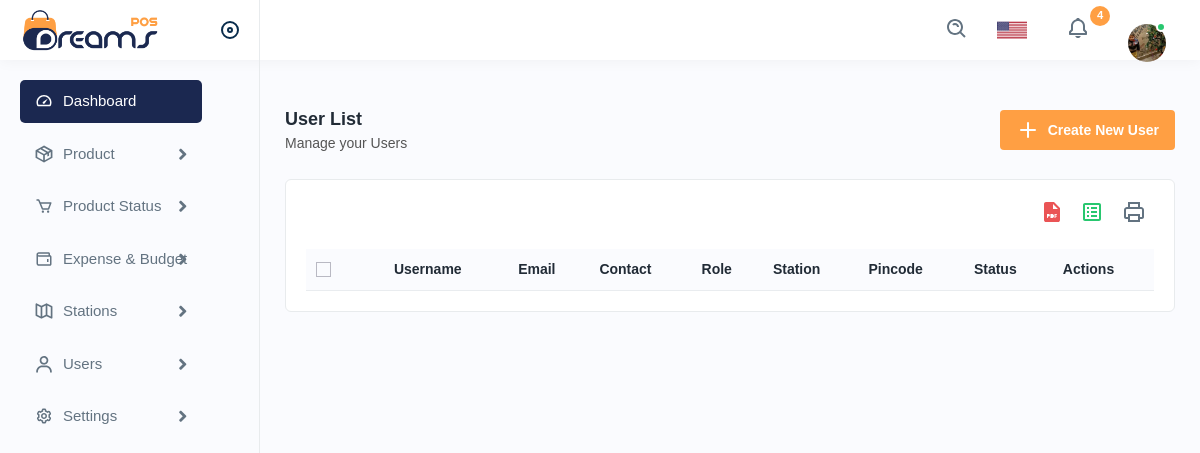
The app's page /userlists, older data.
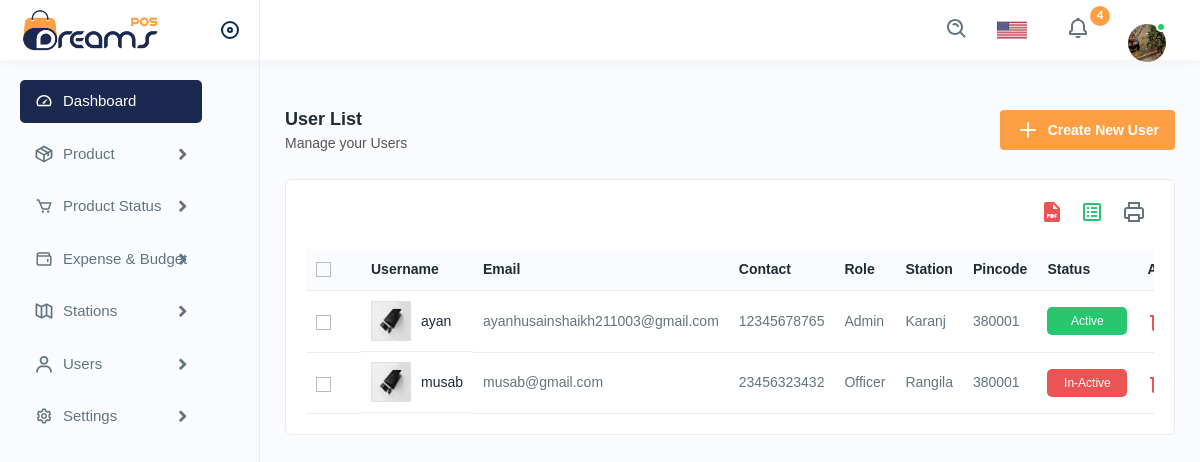
The same page, newer data.
### app/models.py (models this page shows, shortened)
class User(models.Model):
    user_id = models.IntegerField(primary_key=True, unique=True)
    username = models.CharField(max_length=255, unique=True)
    password = models.CharField(max_length=255)
    role = models.ForeignKey(role, null=True, blank=True, on_delete=models.SET_NULL)
    first_name = models.CharField(max_length=255)
    last_name = models.CharField(max_length=255)
    contact_number = models.CharField(max_length=15, null=True, blank=True)
    email = models.EmailField(unique=True, null=True, blank=True)
    station = models.ForeignKey(stationDetails, null=True, blank=True, on_delete=models.SET_NULL)
    last_login = models.DateTimeField(null=True, blank=True)
    is_active = models.BooleanField(default=True)

class role(models.Model):
    role_id = models.IntegerField(primary_key=True)
    role = models.CharField(max_length=255)

class stationDetails(models.Model):
    station_id = models.IntegerField(primary_key=True)
    station_name = models.CharField(max_length=255)
    station_code = models.CharField(max_length=255)
    station_address = models.CharField(max_length=255)

### app/views.py (the view)
# urls.py: path('userlists', views.userlists, name='userlists'),
def userlists(request):
    users = User.objects.all()
    return render(request,'userlists.html', {'users': users})

### templates/userlists.html (shortened to what this page needs)
﻿{% extends 'navbar.html' %}
{% load static %}
{% block body %}
<div class="main-wrapper">
    <div class="page-wrapper">
        <div class="content">
            <div class="page-header">
                <div class="page-title">
                    <h4>User List</h4>
                    <h6>Manage your Users</h6>
                </div>
                <div class="page-btn">
                    <a href="{% url 'newuser' %}" class="btn btn-added"><img
                            src="{% static 'assets/img/icons/plus.svg' %}" alt="img" class="me-2">Create New User</a>
                </div>
            </div>
            <div class="card">
                <div class="card-body">
                    <div class="table-top">
                        <div class="search-set">
                            <div class="search-input">
                                <a class="btn btn-searchset"><img src="{% static 'assets/img/icons/search-white.svg' %}"
                                        alt="img"></a>
                            </div>
                        </div>
                        <div class="wordset">
                            <ul>
                                <li>
                                    <a data-bs-toggle="tooltip" data-bs-placement="top" title="pdf"><img
                                            src="{% static 'assets/img/icons/pdf.svg' %}" alt="img"></a>
                                </li>
                                <li>
                                    <a data-bs-toggle="tooltip" data-bs-placement="top" title="excel"><img
                                            src="{% static 'assets/img/icons/excel.svg' %}" alt="img"></a>
                                </li>
                                <li>
                                    <a data-bs-toggle="tooltip" data-bs-placement="top" title="print"><img
                                            src="{% static 'assets/img/icons/printer.svg' %}" alt="img"></a>
                                </li>
                            </ul>
                        </div>
                    </div>
                    <div class="table-responsive">
                        <table class="table datanew">
                            <thead>
                                <tr>
                                    <th>
                                        <label class="checkboxs">
                                            <span class="checkmarks"></span>
                                        </label>
                                    </th>
                                    <th>Username</th>
                                    <th>Email</th>
                                    <th>Contact</th>
                                    <th>Role</th>
                                    <th>Station</th>
                                    <th>Pincode</th>
                                    <th>Status</th>
                                    <th>Actions</th>
                                </tr>
                            </thead>
                            <tbody>
                                {% for users in users %}
                                <tr>
                                    <td>
                                        <label class="checkboxs">
                                            <span class="checkmarks"></span>
                                        </label>
                                    </td>
                                    <td class="productimgname">
                                        <a href="javascript:void(0);" class="product-img">
                                            <img src="{% static 'assets/img/product/product1.jpg' %}" alt="product">
                                        </a>
                                        <a href="javascript:void(0);">{{users.username}}</a>
                                    </td>
                                    <td>{{users.email}}</td>
                                    <td>{{users.contact_number}}</td>
                                    <td>{{users.role.role}}</td>
                                    <td>{{users.station.station_name}}</td>
                                    <td>{{users.station.station_code}}</td>
                                    {% if users.is_active %}
                                    <td><span class="badges bg-lightgreen">Active</span></td>
                                    {% else %}
                                    <td><span class="badges bg-lightred">In-Active</span></td>
                                    {% endif %}
                                    <td>
                                        <a class="me-3 confirm-text" href="javascript:void(0);">
                                            <img src="{% static 'assets/img/icons/delete.svg' %}" alt="img">
                                        </a>
                                    </td>
                                </tr>
                                {% endfor %}
                            </tbody>
                        </table>
                    </div>
                </div>
            </div>
        </div>
    </div>
</div>
{% endblock %}

### templates/navbar.html (shortened to what this page needs)
{% load static %}
<!DOCTYPE html>
<html lang="en">
<head>
    <link rel="stylesheet" href="{% static 'assets/css/bootstrap.min.css' %}">
    <link rel="stylesheet" href="{% static 'assets/css/animate.css' %}">
    <link rel="stylesheet" href="{% static 'assets/css/dataTables.bootstrap4.min.css' %}">
    <link rel="stylesheet" href="{% static 'assets/plugins/fontawesome/css/fontawesome.min.css' %}">
    <link rel="stylesheet" href="{% static 'assets/plugins/fontawesome/css/all.min.css' %}">
    <link rel="stylesheet" href="{% static 'assets/css/style.css' %}">
    <link rel="stylesheet" href="{% static 'assets/css/bootstrap-datetimepicker.min.css' %}">
    <link rel="stylesheet" href="{% static 'assets/plugins/select2/css/select2.min.css' %}">
    <link rel="stylesheet" href="{% static 'assets/css/bootstrap.min.css' %}">
    <link rel="stylesheet" href="{% static 'assets/css/animate.css' %}">
    <link rel="stylesheet" href="{% static 'assets/css/dataTables.bootstrap4.min.css' %}">
    <link rel="stylesheet" href="{% static 'assets/css/style.css' %}">
    <link rel="stylesheet" href="{% static 'assets/css/bootstrap-datetimepicker.min.css' %}">
    <link rel="stylesheet" href="{% static 'assets/plugins/select2/css/select2.min.css' %}">
</head>
<body>
    <div class="header">
        <div class="header-left active">
            <a href="{% url 'index' %}" class="logo">
                <img src="{% static 'assets/img/logo.png' %}" alt="">
            </a>
            <a id="toggle_btn" href="javascript:void(0);">
            </a>
        </div>
        <ul class="nav user-menu">
            <li class="nav-item">
                <div class="top-nav-search">
                    <form action="#">
                        <a class="btn" id="searchdiv"><img src="{% static 'assets/img/icons/search.svg' %}"
                                alt="img"></a>
                    </form>
                </div>
            </li>
            <li class="nav-item dropdown has-arrow flag-nav">
                <a class="nav-link dropdown-toggle" data-bs-toggle="dropdown" href="javascript:void(0);" role="button">
                    <img src="{% static 'assets/img/flags/us1.png' %}" alt="" height="20">
                </a>
            </li>
            <li class="nav-item dropdown">
                <a href="javascript:void(0);" class="dropdown-toggle nav-link" data-bs-toggle="dropdown">
                    <img src="{% static 'assets/img/icons/notification-bing.svg' %}" alt="img"> <span
                        class="badge rounded-pill">4</span>
                </a>
            </li>
            <li class="nav-item dropdown has-arrow main-drop">
                <a href="javascript:void(0);" class="dropdown-toggle nav-link userset" data-bs-toggle="dropdown">
                    <span class="user-img"><img src="{% static 'assets/img/profiles/avator1.jpg' %}" alt="">
                        <span class="status online"></span></span>
                </a>
            </li>
        </ul>
    </div>
    <div class="sidebar" id="sidebar">
        <div class="sidebar-inner slimscroll">
            <div id="sidebar-menu" class="sidebar-menu">
                <ul>
                    <li class="active">
                        <a href="{% url 'index' %}"><img src="{% static 'assets/img/icons/dashboard.svg' %}"
                                alt="img"><span> Dashboard</span> </a>
                    </li>
                    <li class="submenu">
                        <a href="javascript:void(0);"><img src="{% static 'assets/img/icons/product.svg' %}"
                                alt="img"><span> Product</span> <span class="menu-arrow"></span></a>
                    </li>
                    <li class="submenu">
                        <a href="javascript:void(0);"><img src="{% static 'assets/img/icons/sales1.svg' %}"
                                alt="img"><span>Product Status</span> <span class="menu-arrow"></span></a>
                    </li>
                    <li class="submenu">
                        <a href="javascript:void(0);"><img src="{% static 'assets/img/icons/expense1.svg' %}"
                                alt="img"><span> Expense & Budget</span> <span class="menu-arrow"></span></a>
                    </li>
                    <li class="submenu">
                        <a href="javascript:void(0);"><img src="{% static 'assets/img/icons/places.svg' %}"
                                alt="img"><span> Stations</span> <span class="menu-arrow"></span></a>
                    </li>
                    <li class="submenu">
                        <a href="javascript:void(0);"><img src="{% static 'assets/img/icons/users1.svg' %}"
                                alt="img"><span> Users</span> <span class="menu-arrow"></span></a>
                    </li>
                    <li class="submenu">
                        <a href="javascript:void(0);"><img src="{% static 'assets/img/icons/settings.svg' %}"
                                alt="img"><span> Settings</span> <span class="menu-arrow"></span></a>
                    </li>
                </ul>
            </div>
        </div>
    </div>
    {% block body %}{% endblock %}
</body>
</html>

Row changes from the older to the newer data that the page shows:
added User: username "ayan", email "ayanhusainshaikh211003@gmail.com", contact_number "12345678765", role.role "Admin", station.station_name "Karanj", station.station_code "380001", is_active "Active"
added User: username "musab", email "musab@gmail.com", contact_number "23456323432", role.role "Officer", station.station_name "Rangila", station.station_code "380001", is_active "In-Active"
